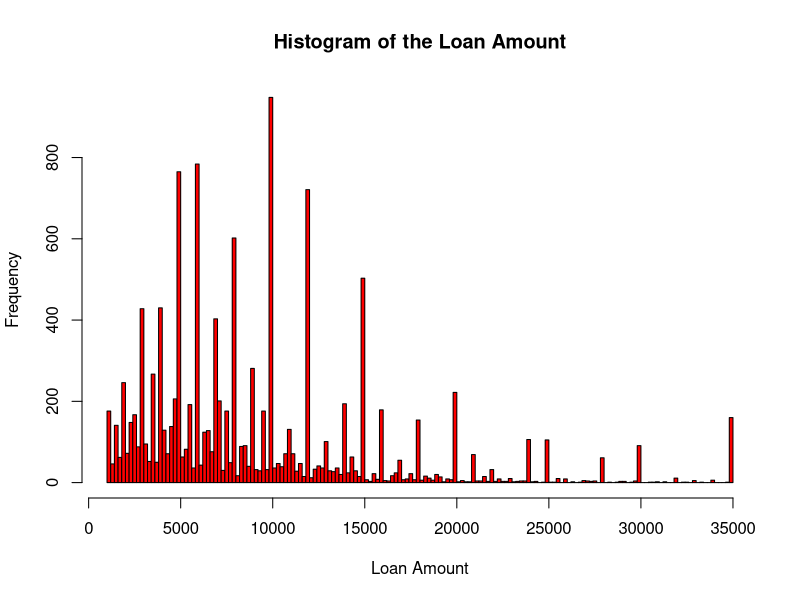

Reproduce this figure in R. (Note: this script raises an error after producing the figure.)

# Data Preprocessing and Data Visualization

library(readxl) # loading the excel package

library(gmodels)

library(ggplot2)

loan_data <- read_excel("loan_data.xlsx") # loan_data is our data set

str(loan_data)

histogram <- hist(loan_data$loan_amnt, breaks = 200, xlab = "Loan Amount", 
               main = "Histogram of the Loan Amount",col = "red")

loan_data$` loan_status ` <- factor(loan_data$` loan_status `)

CrossTable(loan_data$` loan_status `)

CrossTable(loan_data$` home_ownership `)

Cross <- CrossTable(loan_data$` home_ownership `,loan_data$` loan_status `,
                    prop.r = TRUE,prop.c = FALSE,prop.t = FALSE,prop.chisq = FALSE)

Cross1 <- CrossTable(loan_data$grade,loan_data$` loan_status `,
                     prop.r = TRUE,prop.c = FALSE,prop.t = FALSE,prop.chisq = FALSE) 

plot(Cross$prop.tbl,col = c("bisque2","azure3"),main = "Proportions of Default/Non-Default wrt Ownership"
     ,xlab = "Grade of the customer",ylab = "1 - Default    0 - Non-default")

plot(Cross1$prop.tbl,col = c("cornflowerblue","chartreuse3"),main = "Proportions of Default/Non-Default wrt Grade"
     ,xlab = "Grade of the customer",ylab = "1 - Default    0 - Non-default")

summary(loan_data$`emp_length `) # finding the number of missing data in emp_length

summary(loan_data$int_rate) # finding the number of missing data in int_rate 

loan_data$ir_cat <- rep(NA, length(loan_data$int_rate)) # making a null column

loan_data$ir_cat[which(loan_data$int_rate <= 8)] <- "0-8"
loan_data$ir_cat[which(loan_data$int_rate > 8 & loan_data$int_rate <= 11)] <- "8-11"
loan_data$ir_cat[which(loan_data$int_rate > 11 & loan_data$int_rate <= 13.5)] <- "11-13.5"
loan_data$ir_cat[which(loan_data$int_rate > 13.5)] <- "13.5+"
loan_data$ir_cat[which(is.na(loan_data$int_rate))] <- "Missing"

loan_data$ir_cat <- as.factor(loan_data$ir_cat) # converting into categories

plot(loan_data$ir_cat,xlab = "Interest rate categories",ylab = "Count") # visualizing the propportions

loan_data$emp_cat <- rep(NA, length(loan_data$`emp_length `)) # making a null column

loan_data$emp_cat[which(loan_data$`emp_length ` <= 15)] <- "0-15"
loan_data$emp_cat[which(loan_data$`emp_length ` > 15 & loan_data$`emp_length ` <= 30)] <- "15-30"
loan_data$emp_cat[which(loan_data$`emp_length ` > 30 & loan_data$`emp_length `<= 45)] <- "30-45"
loan_data$emp_cat[which(loan_data$`emp_length `> 45)] <- "45+"
loan_data$emp_cat[which(is.na(loan_data$`emp_length `))] <- "Missing"

loan_data$emp_cat <- as.factor(loan_data$emp_cat)

plot(loan_data$emp_cat,xlab = "Employee length categories",ylab = "Count")

loan_data$int_rate <- NULL

loan_data$`emp_length ` <- NULL

new <- ggplot(loan_data, aes(x = factor(` loan_status `), fill = grade))

val = c("lightcyan2", "lightcyan3","lightblue","lightcyan4","cadetblue3","aquamarine","darkblue")
lab = c("A","B","C","D","E","F","G")
new + geom_bar(position = "dodge",alpha = 0.75) + 
      scale_x_discrete("Loan Status") +
      scale_y_continuous("Count") +
      scale_fill_manual("Grades",values = val,labels = lab)

ggplot(loan_data, aes(x = factor(` loan_status `), fill = grade)) + geom_bar(position = "fill")

ggplot(loan_data,aes(x = annual_inc,y = ir_cat)) + geom_point() +
  facet_grid(grade ~ .)

# scale down loan_data$annual_inc first



color <- scale_fill_brewer("Loan Grades",palette = "Reds")

loan_new <- loan_data

loan_new$annual_inc <- loan_new$annual_inc/10000

ggplot(loan_new,aes(x = annual_inc,fill = factor(grade))) + 
  geom_histogram(binwidth = 1) + color + facet_grid(grade ~. )
